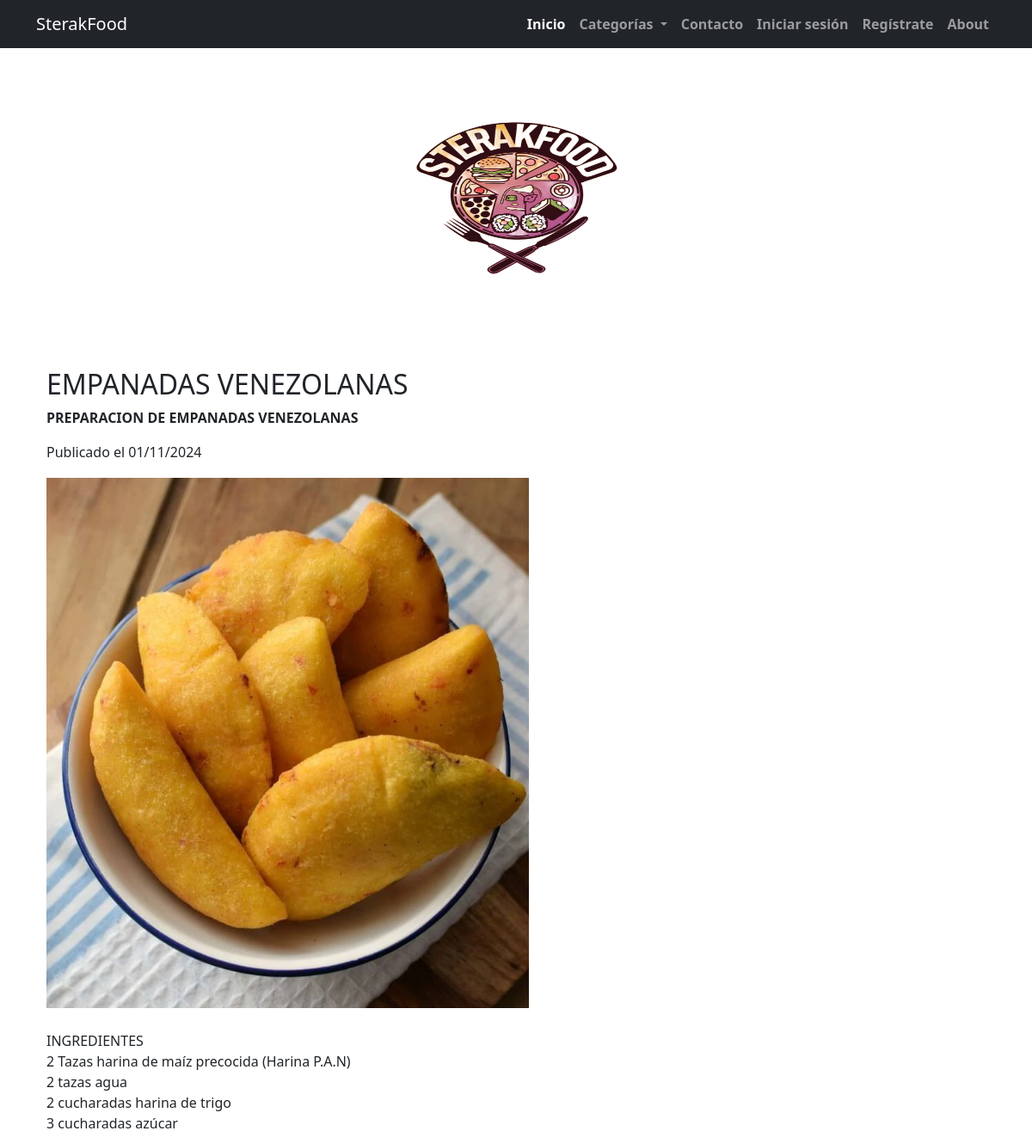
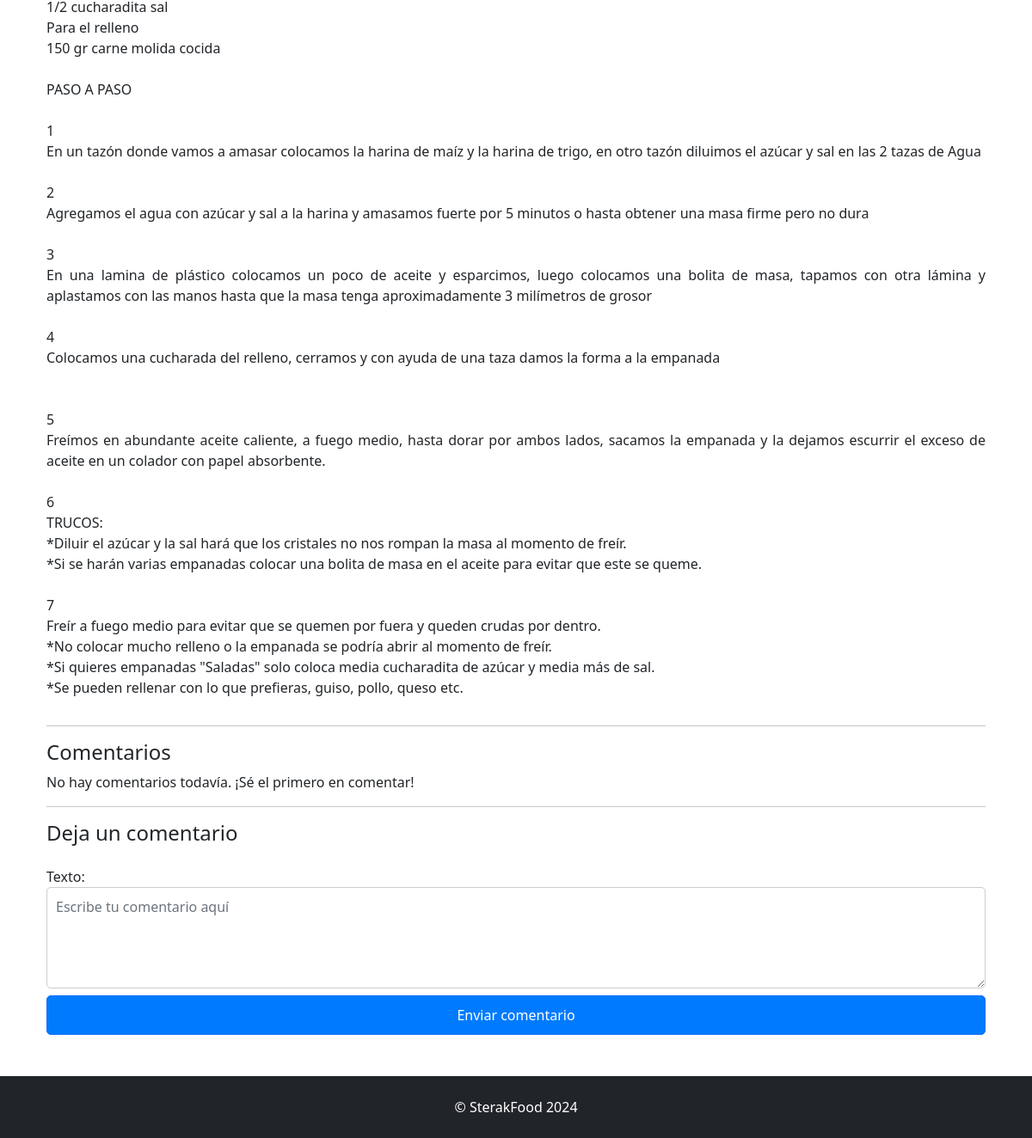
The app's page /blog/post/2/ with its own data (2 pictures, top to bottom).
### blog/models.py (models this page shows)
class Post(models.Model):
    titulo = models.CharField(max_length=200)
    subtitulo = models.CharField(max_length=200)
    descripcion = models.TextField()
    imagen = models.ImageField(upload_to='images/', blank=True, null=True)
    categoria = models.ForeignKey(Categoria, on_delete=models.CASCADE)
    autor = models.ForeignKey(User, on_delete=models.CASCADE)
    fecha_publicacion = models.DateTimeField(auto_now_add=True)

### blog/views.py (the view)
# urls.py: path('post/<int:pk>/', views.post_detail, name='post_detail'),
def post_detail(request, pk):
    post = get_object_or_404(Post, pk=pk)
    comentarios = Comentario.objects.filter(post=post)
    if request.method == "POST":
        comentario_form = ComentarioForm(request.POST)
        if comentario_form.is_valid():
            nuevo_comentario = comentario_form.save(commit=False)
            nuevo_comentario.post = post  # Asigna el post al comentario
            nuevo_comentario.autor = request.user  # Asigna el autor al comentario
            nuevo_comentario.save()
            return redirect('post_detail', pk=post.pk)
    else:
        comentario_form = ComentarioForm()
    return render(request, 'blog/post_detail.html', {
        'post': post,
        'comentarios': comentarios,
        'comentario_form': comentario_form
    })

### blog/forms.py
class ComentarioForm(forms.ModelForm):
    class Meta:
        model = Comentario
        fields = ['texto']

### blog/views.py (called while the page is built)
def categorias_context(request):
    categorias = Categoria.objects.all()
    return {'categorias': categorias}

### blog/templates/blog/post_detail.html (shortened to what this page needs)
{% extends 'blog/base.html' %}
{% block content %}
<div class="container mt-5">
    <h2>{{ post.titulo }}</h2>
    <p><strong>{{ post.subtitulo }}</strong></p>
    <p>Publicado el {{ post.fecha_publicacion|date:"d/m/Y" }}</p>
    {% if post.imagen %}
        <img src="{{ post.imagen.url }}" alt="Imagen del post" class="img-fluid mb-3">
    {% else %}
        <p>No hay imagen para este post.</p>
    {% endif %}
    <p class="ingredientes-texto">{{ post.descripcion }}</p>
    <hr>
    <h4>Comentarios</h4>
    {% if comentarios %}
        <ul>
            {% for comentario in comentarios %}
                <li>{{ comentario.texto }} - <small>{{ comentario.autor }} el {{ comentario.fecha }}</small></li>
            {% endfor %}
        </ul>
    {% else %}
        <p>No hay comentarios todavía. ¡Sé el primero en comentar!</p>
    {% endif %}
    <hr>
    <h4>Deja un comentario</h4>
    <form method="post" class="mt-4">
        <div class="form-group">
            <label for="texto">Texto:</label>
            <textarea id="texto" name="texto" rows="4" class="form-control" placeholder="Escribe tu comentario aquí"></textarea>
        </div>
        <button type="submit" class="btn btn-primary btn-sm mt-2">Enviar comentario</button>
    </form>
</div>
{% endblock %}

### records on screen
Post: titulo "EMPANADAS VENEZOLANAS", subtitulo "PREPARACION DE EMPANADAS VENEZOLANAS", fecha_publicacion "01/11/2024", imagen (picture), descripcion "INGREDIENTES 2 Tazas harina de maíz precocida (Harina P.A.N) 2 tazas agua 2 cucharadas harina de trigo 3 cucharadas azúcar 1/2 cucharadita sal Para el relleno 150 gr carne molida cocida PASO A PASO 1 En un tazón donde vamos a amasar colocamos la harina de maíz y la harina de trigo, en otro tazón diluimos el azúcar y sal en las 2 tazas de Agua 2 Agregamos el agua con azúcar y sal a la harina y amasamos fuerte por 5 minutos o hasta obtener una masa firme pero no dura 3 En una lamina de plástico colocamos un poco de aceite y esparcimos, luego colocamos una bolita de masa, tapamos con otra lámina y aplastamos con las manos hasta que la masa tenga aproximadamente 3 milímetros de grosor 4…"
